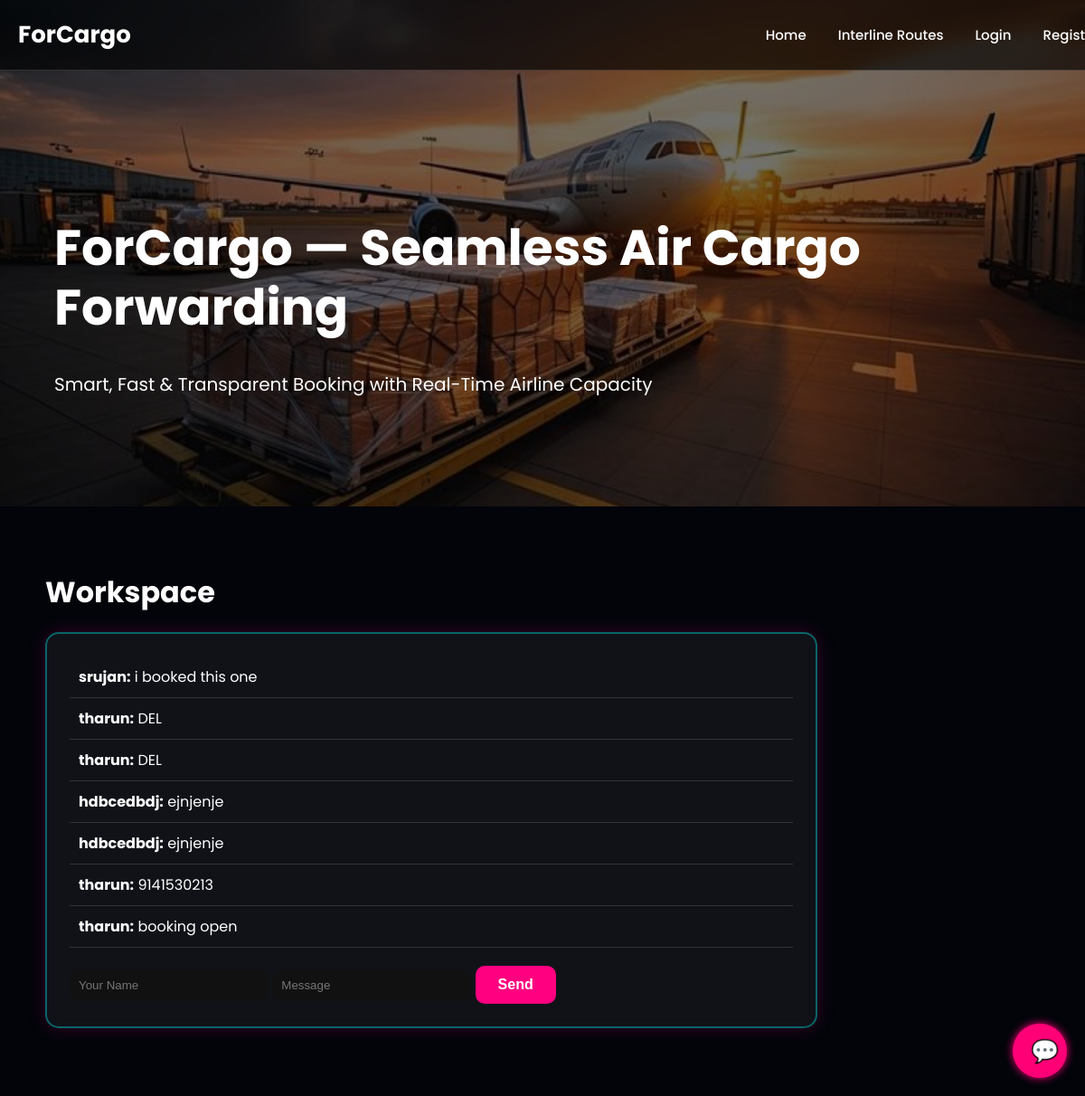
The page /workspace on the database as committed earlier.
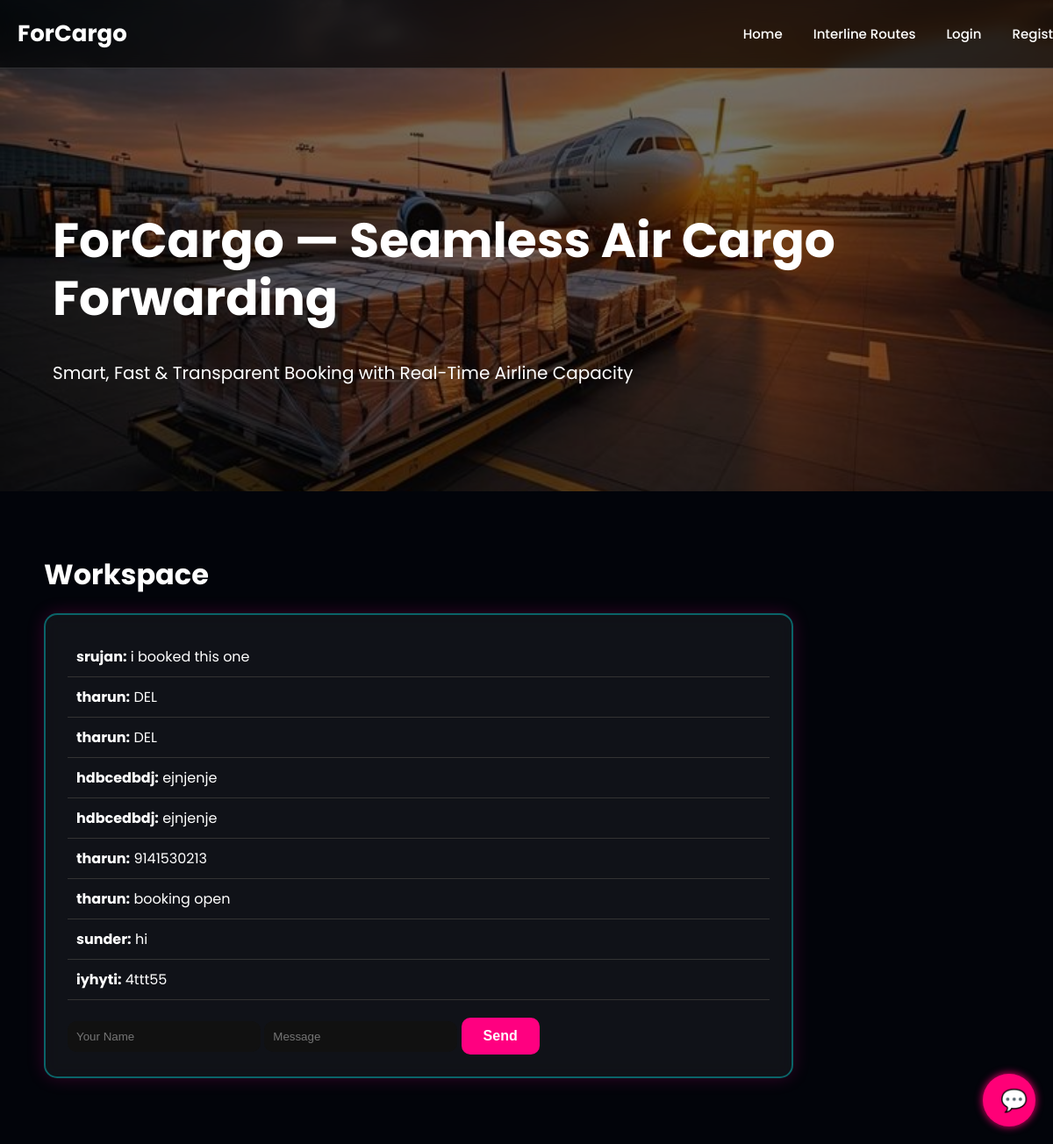
The same page on the database as committed later.
### tables this page shows
CREATE TABLE messages (
            id INTEGER PRIMARY KEY AUTOINCREMENT,
            sender TEXT,
            text TEXT
        );

### app.py (the view)
@app.route("/workspace", methods=["GET", "POST"])
def workspace():
    db = get_db()
    if request.method == "POST":
        db.execute("INSERT INTO messages(sender,text) VALUES(?,?)",
                   (request.form["sender"], request.form["text"]))
        db.commit()
    messages = db.execute("SELECT * FROM messages").fetchall()
    return render_template("workspace.html", messages=messages)

### database.py (called while the page is built)
def get_db():
    db = getattr(g, "_database", None)
    if db is None:
        db = g._database = sqlite3.connect(DATABASE)
        db.row_factory = sqlite3.Row
    return db

### templates/workspace.html
{% extends "base.html" %}
{% block content %}
<h1 class="page-title">Workspace</h1>
<div class="neon-box">
    {% for m in messages %}
        <div style="padding:10px; border-bottom:1px solid #333;">
            <b>{{ m['sender'] }}:</b> {{ m['text'] }}
        </div>
    {% endfor %}
    <form method="POST" style="margin-top:20px;">
        <input name="sender" placeholder="Your Name">
        <input name="text" placeholder="Message">
        <button class="neon-btn">Send</button>
    </form>
</div>
{% endblock %}

### templates/base.html (shortened to what this page needs)
<!DOCTYPE html>
<html lang="en">
<head>
    <link rel="stylesheet" href="{{ url_for('static', filename='styles.css') }}">
</head>
<body>
<nav class="main-nav">
    <div class="logo">ForCargo</div>
    <ul class="nav-links">
        <li><a href="/">Home</a></li>
        <li><a href="/interline">Interline Routes</a></li>
        {% if session.get('user_id') %}
            {% if session.get('role') == 'forwarder' %}
                <li><a href="/forwarder_search">Forwarder Search</a></li>
            {% endif %}
            {% if session.get('role') == 'airline' %}
                <li><a href="/upload">Upload Flight</a></li>
                <li><a href="/upload_csv">Upload CSV Flights</a></li>
                <li><a href="/big_feed">Big Airline Feed</a></li>
                <li><a href="/airline_optimizer">Optimizer</a></li>
            {% endif %}
            <li><a href="/search">Search</a></li>
            <li><a href="/bookings">Bookings</a></li>
            <li><a href="/workspace">Workspace</a></li>
            <li><a href="/logout">Logout ({{ session.get('role') }})</a></li>
        {% else %}
            <li><a href="/login">Login</a></li>
            <li><a href="/register">Register</a></li>
        {% endif %}
    </ul>
</nav>
<header class="hero">
    <div class="hero-overlay"></div>
    <div class="hero-content">
        <h1>ForCargo — Seamless Air Cargo Forwarding</h1>
        <p>Smart, Fast & Transparent Booking with Real-Time Airline Capacity</p>
    </div>
</header>
<div class="page-container">
    {% block content %}{% endblock %}
</div>
<div id="chatWrapper" style="position: fixed; bottom: 20px; right: 20px; z-index: 9999;">
    <button id="chatToggle"
            style="width:60px; height:60px; border-radius:50%; background:#ff0077; color:white; font-size:25px; border:none; box-shadow:0 0 10px #ff0077;">
        💬
    </button>
</div>
</body>
</html>

### static/styles.css (style rules this page uses)
body { margin: 0; font-family: "Poppins", sans-serif; background: #0c0c0c; color: #fff; }
.nav-links { display: flex; list-style: none; gap: 30px; }
.nav-links a { color: #ffffffbb; text-decoration: none; font-size: 16px; transition: 0.3s; }
.hero { height: 70vh; background: url("/static/hero.jpg") center/cover no-repeat; position: relative; }
.hero-overlay { position: absolute; width: 100%; height: 100%; background: rgba(0,0,0,0.55); }
.hero-content { position: absolute; bottom: 100px; left: 60px; }
.hero-content h1 { font-size: 55px; font-weight: 700; line-height: 1.2; }
.hero-content p { font-size: 20px; margin-top: 10px; }
.page-container { padding: 50px; }
button, a.button { padding: 10px 20px; border-radius: 8px; border: none; background: #ff0066; color: #fff; font-size: 16px; cursor: pointer; transition: 0.3s; }
body { background: radial-gradient(circle at top, #0a0f24, #000); background-size: 400% 400%; animation: bgMove 12s ease infinite; color: white; font-family: 'Poppins', sans-serif; }
.neon-box { width: 800px; padding: 25px; margin-bottom: 40px; border-radius: 20px; background: rgba(255, 255, 255, 0.04); backdrop-filter: blur(15px); border: 2px solid rgba(0, 255, 255, 0.35); box-shadow: 0 0 20px rgba(0,255,255,0.25), 0 0 40px rgba(255,0,200,0.25); }
.main-nav { width: 100%; position: fixed; top: 0; left: 0; background: rgba(0,0,0,0.65); backdrop-filter: blur(8px); border-bottom: 1px solid rgba(255,255,255,0.15); display: flex; align-items: center; justify-content: space-between; padding: 15px 40px; z-index: 9999; }
.logo { font-size: 26px; color: white; font-weight: bold; }
.nav-links { list-style: none; display: flex; gap: 30px; }
.nav-links li { display: inline; }
.nav-links a { text-decoration: none; color: white; font-size: 16px; font-weight: 500; transition: 0.2s; }
.nav-links { list-style: none; display: flex; gap: 25px; flex-wrap: wrap; max-width: 100%; }
.nav-links li { white-space: nowrap; }
.nav-links a { font-size: 15px; padding: 5px 5px; }
.main-nav { flex-wrap: wrap; padding: 10px 20px; }
body { background: #02040a; color: white; font-family: 'Poppins', sans-serif; margin: 0; padding: 0; }
.neon-box { background: rgba(255,255,255,0.06); border-radius: 15px; padding: 25px; margin-bottom: 25px; backdrop-filter: blur(10px); box-shadow: 0 0 20px rgba(255, 0, 150, 0.2); }
.page-title { font-size: 32px; font-weight: 700; margin-bottom: 20px; }
.neon-btn { background: #ff007f; border: none; padding: 12px 25px; border-radius: 30px; color: white; font-weight: 600; cursor: pointer; transition: 0.3s; }
input, select { padding: 10px; border-radius: 10px; border: none; outline: none; width: 200px; background: #111; color: white; }
.neon-btn { background: #ff0080; padding: 12px 25px; color: white; border: none; border-radius: 10px; cursor: pointer; font-size: 16px; font-weight: 600; transition: 0.2s; }

Rows that differ between the two databases and show on the page:
added messages: sender "sunder", text "hi"
added messages: sender "iyhyti", text "4ttt55"
